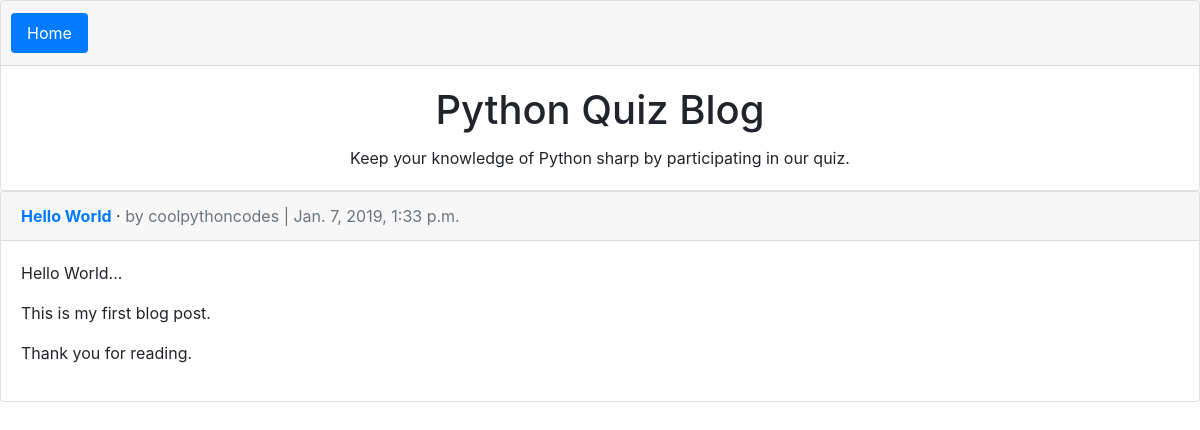
/post/1, run on the app's committed database.
### blog/models.py (models this page shows, shortened)
class BlogPost(models.Model):
    title = models.CharField(max_length=200)
    author = models.ForeignKey('auth.User',on_delete=models.CASCADE,)
    body = models.TextField()
    date = models.DateTimeField(auto_now_add=True)

### blog/views.py (the view)
# urls.py: path('post/<int:pk>', views.BlogDetailView.as_view(), name='post_detail'),
class BlogDetailView(DetailView):
    model = BlogPost
    template_name = "post_detail.html"

### template/post_detail.html (shortened to what this page needs)
{% extends "base.html" %}
{%block content%}
    <div class="card">
        <div class="card-header">
            <span class="font-weight-bold"><a href="">{{ object.title }}</a></span> &middot;
            <span class="text-muted">by {{object.author}} | {{object.date}}</span>
        </div>
        <div class="card-body">
            {{object.body|linebreaks}}
        </div>
    </div>
{%endblock content%}

### data on the page
BlogPost: title "Hello World", author "coolpythoncodes", date "Jan. 7, 2019, 1:33 p.m.", body "Hello World... This is my first blog post. Thank you for reading."
